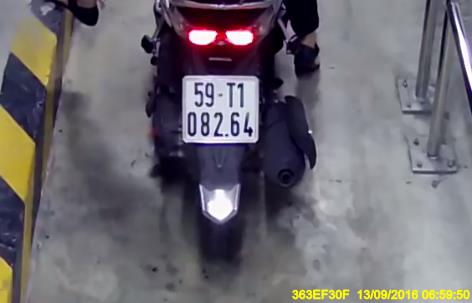
#> input picture nor_plate/0000_08244_b.jpg, 472 x 303 px
$ python -i license_plate_detect.py   (imports and definitions only)   (older library calls are emulated)
#> lines starting #> are read from the running program, lines starting #| are printed output that depends on the picture; after the words box and inside, x2 and y2 are one past the last pixel; in counts of white or black regions, pixels touching at a corner belong together
import numpy as np
import imutils
import cv2

class license_plate_detect:
    def __init__(self, minAR=1.1, maxAR=1.6, minContourArea=1000, debug=False):
        """
        This is the initialization function for a class that sets various parameters such as minimum
        aspect ratio, maximum aspect ratio, minimum contour area, and debug mode.

        :param minAR: The minimum aspect ratio of a contour that will be considered a possible license
        plate. The aspect ratio is the ratio of the width to the height of the contour's bounding box
        :param maxAR: The maximum aspect ratio allowed for a contour to be considered a valid target.
        Aspect ratio is the ratio of the width to the height of the contour's bounding box
        :param minContourArea: The minimum area of a contour (in pixels) that will be considered as a
        potential license plate region. Any contour with an area smaller than this value will be
        ignored, defaults to 1000 (optional)
        :param debug: A boolean parameter that determines whether or not to display debug information
        during the execution of the code. If set to True, the code will display additional information
        that can be useful for debugging purposes, defaults to False (optional)
        """
        self.minAR = minAR
        self.maxAR = maxAR
        self.minContourArea = minContourArea
        self.debug = debug

    def debug_imshow(self, title, image, waitKey=False):
        """
        This function displays an image with a given title if the program is in debug mode and waits for
        a keypress if specified.

        :param title: A string that will be used as the title of the window in which the image will be
        displayed
        :param image: The image to be displayed in the OpenCV window
        :param waitKey: A boolean parameter that determines whether the program should wait for a
        keypress after showing the image. If set to True, the program will wait for a keypress before
        continuing. If set to False, the program will not wait and will continue immediately, defaults
        to False (optional)
        """

        if self.debug:
            cv2.imshow(title, image)
            if waitKey:
                cv2.waitKey(0)

    def locate_license_plate_candidates(self, gray, keep=5):
        """
        This function locates license plate candidates in an image using various morphological
        operations and contour detection.

        :param gray: a grayscale image of the input image
        :param keep: The number of contours to keep after sorting them by size in descending order,
        defaults to 5 (optional)
        :return: a tuple containing the gray image and a list of contours (cnts).
        """

        # This code is performing morphological operations on the grayscale image `gray` to enhance the
        # contrast of the image and highlight potential license plate regions.
        rectKern = cv2.getStructuringElement(cv2.MORPH_RECT, (13, 5))
        blackhat = cv2.morphologyEx(gray, cv2.MORPH_BLACKHAT, rectKern)
        gray_contr = cv2.subtract(gray, blackhat)
        self.debug_imshow("Blackhat", blackhat)


        # This code is performing morphological operations on the grayscale image `gray` to enhance
        # the contrast of the image and highlight potential license plate regions.
        squareKern = cv2.getStructuringElement(cv2.MORPH_RECT, (3, 3))
        light = cv2.morphologyEx(gray, cv2.MORPH_CLOSE, squareKern)
        light = cv2.threshold(light, 0, 255, cv2.THRESH_BINARY | cv2.THRESH_OTSU)[1]

        # This code is performing edge detection on the image `blackhat` using the Sobel operator. The
        # resulting gradient image is then normalized to have pixel values between 0 and 255, and is
        # converted to an 8-bit unsigned integer format. The resulting image is displayed in a window
        # titled "Scharr" if the program is in debug mode.
        gradX = cv2.Sobel(blackhat, ddepth=cv2.CV_32F, dx=1, dy=0, ksize=-1)
        gradX = np.absolute(gradX)
        (minVal, maxVal) = (np.min(gradX), np.max(gradX))
        gradX = 255 * ((gradX - minVal) / (maxVal - minVal))
        gradX = gradX.astype("uint8")
        self.debug_imshow("Scharr", gradX)


        # This code is performing image processing operations on the gradient image `gradX`. First, a
        # Gaussian blur is applied to the image with a kernel size of (7, 7) and a sigma value of 0.
        # Then, a morphological closing operation is performed on the blurred image using a
        # rectangular kernel `rectKern`. Finally, a binary thresholding operation is applied to the
        # result using Otsu's method, and the resulting binary image is stored in the variable
        # `thresh`. The resulting image is displayed in a window titled "Grad Thresh" if the program
        # is in debug mode.
        gradX = cv2.GaussianBlur(gradX, (7, 7), 0)
        gradX = cv2.morphologyEx(gradX, cv2.MORPH_CLOSE, rectKern)
        thresh = cv2.threshold(gradX, 0, 255, cv2.THRESH_BINARY | cv2.THRESH_OTSU)[1]
        self.debug_imshow("Grad Thresh", gradX)


        # This code is performing erosion and dilation operations on the binary thresholded image
        # `thresh`. The `cv2.erode()` function is used to erode away the boundaries of the foreground
        # objects in the image, while the `cv2.dilate()` function is used to dilate the boundaries of
        # the foreground objects. These operations are performed to remove noise and fill in gaps in
        # the license plate candidates. The `iterations` parameter specifies the number of times the
        # operation should be applied. The resulting image is displayed in a window titled "Grad
        # Erode/Dilate" if the program is in debug mode.
        thresh = cv2.erode(thresh, None, iterations=2)
        thresh = cv2.dilate(thresh, None, iterations=3)
        self.debug_imshow("Grad Erode/Dilate", thresh)


        # This code is performing additional image processing operations on the binary thresholded
        # image `thresh`. First, it applies a bitwise AND operation between `thresh` and `light` to
        # remove any areas that are not illuminated. Then, it performs a dilation operation on the
        # resulting image to fill in any gaps in the license plate candidates. Finally, it performs an
        # erosion operation on the image to remove any small noise regions. The resulting image is
        # displayed in a window titled "Final" if the program is in debug mode.
        thresh = cv2.bitwise_and(thresh, thresh, mask=light)
        thresh = cv2.dilate(thresh, None, iterations=3)
        thresh = cv2.erode(thresh, None, iterations=1)
        self.debug_imshow("Final", thresh, waitKey=True)


        # This code is finding contours in the binary thresholded image `thresh` using the
        # `cv2.findContours()` function. The `cv2.RETR_EXTERNAL` flag retrieves only the external
        # contours, while the `cv2.CHAIN_APPROX_SIMPLE` flag compresses horizontal, vertical, and
        # diagonal segments and leaves only their end points. The resulting contours are then processed
        # using the `imutils.grab_contours()` function to ensure compatibility with both OpenCV 2 and
        # OpenCV 3. Finally, the contours are sorted in descending order by area using the `sorted()`
        # function and only the top `keep` contours are kept.
        cnts = cv2.findContours(thresh.copy(), cv2.RETR_EXTERNAL, cv2.CHAIN_APPROX_SIMPLE)
        cnts = imutils.grab_contours(cnts)
        cnts = sorted(cnts, key=cv2.contourArea, reverse=True)[:keep]
        return gray_contr, cnts

    def locate_license_plate(self, gray, candidates):
        """
        This function takes in a grayscale image and a list of contour candidates, filters out the
        candidates that do not meet certain size and aspect ratio requirements, and returns a list of
        remaining contour candidates that are likely to be license plates.

        :param gray: a grayscale image of the license plate region
        :param candidates: a list of contours that are potential license plate candidates in an image
        :return: a list of contours that meet certain criteria (size and aspect ratio) from a list of
        candidate contours.
        """
        lpCnt = []

        # This code is displaying the potential license plate candidates on the input image if the
        # program is in debug mode. It converts the grayscale image `gray` to a BGR image `img_BGR`
        # using the `cv2.cvtColor()` function, and then draws the contours of the potential license
        # plate candidates on the image using the `cv2.drawContours()` function. The resulting image
        # is then displayed in a window titled "Candidates" using the `self.debug_imshow()` function.
        if self.debug:
            img_BGR = cv2.cvtColor(gray, cv2.COLOR_GRAY2BGR)
            cnts = cv2.drawContours(img_BGR.copy(), candidates, -1, (0, 255, 0), 2)
            self.debug_imshow("Candidates", cnts)

        # This code is iterating through a list of contour candidates and calculating the aspect ratio
        # of each contour using its bounding rectangle dimensions. It then checks if the aspect ratio
        # falls within a certain range (`self.minAR` to `self.maxAR`) and if the area of the contour
        # is greater than a certain threshold (`self.minContourArea`). If the contour meets these
        # criteria, it is added to a list of remaining contour candidates (`lpCnt`).
        for c in candidates:
            # tính toán kích thước của contour
            (x, y, w, h) = cv2.boundingRect(c)
            ar = w / float(h)

            if self.minAR <= ar <= self.maxAR and w * h > self.minContourArea:
                lpCnt.append(c)

        return lpCnt

    def crop(self, image):
        """
        This function crops the license plate region from an input image and returns the cropped region
        as well as the coordinates of the license plate contour.

        :param image: The input image from which license plate needs to be cropped
        :return: two lists: lpCnt and ROI_list. lpCnt contains the contours of the located license
        plate(s) in the input image, while ROI_list contains the cropped and resized license plate
        image(s).
        """
        # The above code is performing the following operations:
        # 1. Converting an input image from BGR color space to grayscale using OpenCV's cv2.cvtColor()
        # function.
        # 2. Locating potential license plate candidates in the grayscale image using a custom
        # function called locate_license_plate_candidates().
        # 3. Locating the actual license plate contour in the grayscale image using a custom function
        # called locate_license_plate().
        # 4. If no license plate contour is found, the function returns empty lists for both the
        # license plate contour and the license plate candidates.
        gray = cv2.cvtColor(image, cv2.COLOR_BGR2GRAY)
        gray, candidates = self.locate_license_plate_candidates(gray)
        lpCnt = self.locate_license_plate(gray, candidates)
        if len(lpCnt) == 0:
            return [], []

        ROI_list = []
        # The above code is iterating through a list of contours stored in the variable `lpCnt`. For
        # each contour, it is finding the minimum area rectangle that can enclose the contour using
        # the `cv2.minAreaRect()` function. Then, it is finding the four corner points of the
        # rectangle using the `cv2.boxPoints()` function and converting them to integers using
        # `np.int0()`. The resulting points can be used to draw the rectangle around the contour.
        for i in lpCnt:
            rect = cv2.minAreaRect(i)
            box = cv2.boxPoints(rect)
            box = np.int0(box)

            # The above code is calculating the center and size of a rotated rectangle (specified by
            # the variable "rect") that encloses a set of points (specified by the variable "box"). It
            # first extracts the width and height of the rectangle from the "rect" variable. Then, it
            # finds the minimum and maximum x and y coordinates of the points in "box" to determine
            # the bounding box of the points. It also adjusts the angle of the rectangle if it is
            # greater than 45 degrees. Finally, it calculates the center and size of the rectangle
            # using the bounding box coordinates.
            W = rect[1][0]
            H = rect[1][1]

            Xs = [i[0] for i in box]
            Ys = [i[1] for i in box]
            x1 = min(Xs)
            x2 = max(Xs)
            y1 = min(Ys)
            y2 = max(Ys)

            angle = rect[2]
            if angle > 45:
                angle -= 90

            # The above code is performing image processing operations using OpenCV library in Python.
            # It is taking an input image and performing the following operations:
            # 1. Finding the center and size of a rectangle defined by two points (x1, y1) and (x2,
            # y2).
            # 2. Applying rotation to the rectangle by a given angle.
            # 3. Cropping the rotated rectangle from the input image.
            # 4. Resizing the cropped image to a fixed width of 200 pixels.
            # 5. Adding the resized image to a list of ROI (Region of Interest) images.
            center = ((x1 + x2) / 2, (y1 + y2) / 2)
            size = (x2 - x1, y2 - y1)
            M = cv2.getRotationMatrix2D((size[0] / 2, size[1] / 2), angle, 1.0)
            cropped = cv2.getRectSubPix(gray, size, center)
            cropped = cv2.warpAffine(cropped, M, size)
            croppedW = H if H > W else W
            croppedH = H if H < W else W
            ROI = cv2.getRectSubPix(cropped, (int(croppedW), int(croppedH)), (size[0] / 2, size[1] / 2))
            ROI = imutils.resize(ROI, width=200)
            ROI_list.append(ROI)
        return lpCnt, ROI_list

>>> import cv2
>>> picture = cv2.imread('nor_plate/0000_08244_b.jpg')
#> picture is the input picture: shape (303, 472, 3); mean B, G, R 112.4, 105.8, 109.7
>>> result = license_plate_detect().crop(picture)
#> in locate_license_plate_candidates, `gray_contr = cv2.subtract(gray, blackhat)`:
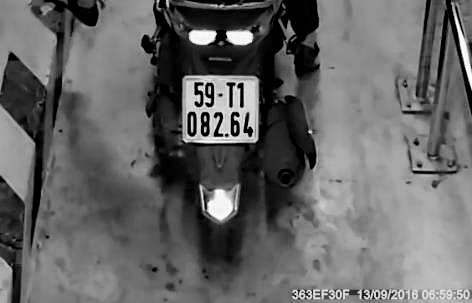
#> gray_contr: shape (303, 472); min 0, max 255, mean 102.3
#> in locate_license_plate_candidates, `light = cv2.threshold(light, 0, 255, cv2.THRESH_BINARY | cv2.THRESH_OT..`:
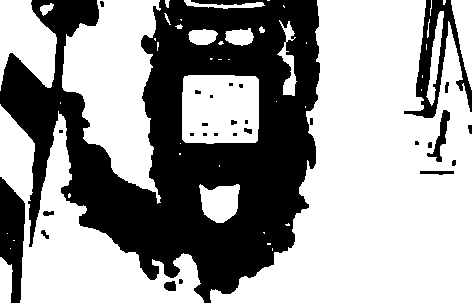
#> light: shape (303, 472); 61.7% white; 29 black regions (12 under 20 px), largest, box (x1, y1, x2, y2) and area: (0, 0, 320, 303) 49057, (404, 0, 472, 118) 2521, (0, 177, 25, 303) 2133
#> in locate_license_plate_candidates, `gradX = cv2.Sobel(blackhat, ddepth=cv2.CV_32F, dx=1, dy=0, ksize=-1)`:
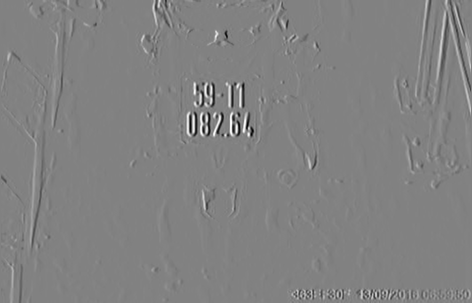
#> gradX: shape (303, 472) float32; min -2944, max 2831, mean 1.1; drawn with min black and max white
#> in locate_license_plate_candidates, `gradX = np.absolute(gradX)`:
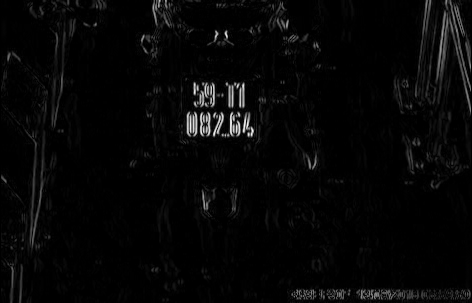
#> gradX: shape (303, 472) float32; min 0, max 2944, mean 79; drawn with min black and max white
#> in locate_license_plate_candidates, `(minVal, maxVal) = (np.min(gradX), np.max(gradX))`: minVal = 0; maxVal = 2944
#> in locate_license_plate_candidates, `thresh = cv2.threshold(gradX, 0, 255, cv2.THRESH_BINARY | cv2.THRESH_O..`: thresh: shape (303, 472); 4.8% white; 26 white regions (13 under 20 px), largest, box (x1, y1, x2, y2) and area: (185, 82, 255, 138) 3029, (423, 0, 472, 113) 1969, (358, 290, 425, 299) 434
#> in locate_license_plate_candidates, `thresh = cv2.erode(thresh, None, iterations=2)`: thresh: shape (303, 472); 2.9% white; 10 white regions (2 under 20 px), largest, box (x1, y1, x2, y2) and area: (187, 84, 253, 135) 2366, (439, 7, 472, 109) 1214, (361, 292, 410, 297) 168
#> in locate_license_plate_candidates, `thresh = cv2.dilate(thresh, None, iterations=3)`: thresh: shape (303, 472); 5.2% white; 9 white regions, largest, box (x1, y1, x2, y2) and area: (184, 81, 256, 138) 3362, (424, 0, 472, 112) 2186, (358, 289, 413, 300) 528
#> in locate_license_plate_candidates, `thresh = cv2.bitwise_and(thresh, thresh, mask=light)`: thresh: shape (303, 472); 4.1% white; 20 white regions (4 under 20 px), largest, box (x1, y1, x2, y2) and area: (184, 81, 256, 138) 3168, (451, 0, 472, 90) 627, (358, 289, 413, 300) 528
#> in locate_license_plate_candidates, `thresh = cv2.dilate(thresh, None, iterations=3)`: thresh: shape (303, 472); 7.6% white; 10 white regions, largest, box (x1, y1, x2, y2) and area: (181, 78, 259, 141) 4320, (433, 0, 472, 115) 2804, (355, 286, 416, 303) 960
#> in locate_license_plate_candidates, `thresh = cv2.erode(thresh, None, iterations=1)`:
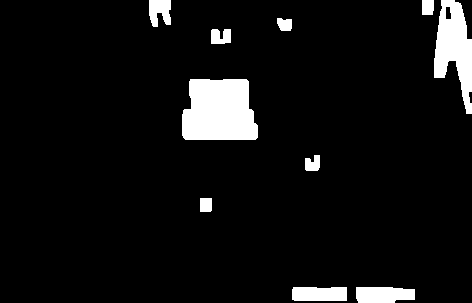
#> thresh: shape (303, 472); 6.7% white; 10 white regions
#> in locate_license_plate_candidates, `cnts = cv2.findContours(thresh.copy(), cv2.RETR_EXTERNAL, cv2.CHAIN_AP..`: cnts = 10 contours; largest, box (x1, y1, x2, y2) and area: (182, 79, 258, 140) 3908, (434, 0, 472, 114) 2408, (356, 287, 415, 303) 774, (292, 287, 347, 301) 685, (149, 0, 171, 27) 407
#> in locate_license_plate_candidates, `cnts = sorted(cnts, key=cv2.contourArea, reverse=True)[:keep]`: cnts = 5 contours; box (x1, y1, x2, y2) and area: (182, 79, 258, 140) 3908, (434, 0, 472, 114) 2408, (356, 287, 415, 303) 774, (292, 287, 347, 301) 685, (149, 0, 171, 27) 407
#> in crop, `gray, candidates = self.locate_license_plate_candidates(gray)`: candidates has the same summary as cnts in locate_license_plate_candidates
#> the loop in locate_license_plate, `for c in candidates:` made 5 passes
#> (x, y, w, h, ar) on passes 1 to 5: (182, 79, 76, 61, 1.25), (434, 0, 38, 114, 0.333), (356, 287, 59, 16, 3.69), (292, 287, 55, 14, 3.93), (149, 0, 22, 27, 0.815)
#> after the loop in locate_license_plate, `for c in candidates:`: lpCnt = 1 contour; box (x1, y1, x2, y2) and area: (182, 79, 258, 140) 3908
#> the loop in crop, `for i in lpCnt:` made 1 pass
#> (rect, box, W, H, Xs, Ys, x1, x2) on pass 1: (((219.5, 109), (60, 75), -90), [[257, 139], [182, 139], [182, 79], [257, 79]], 60, 75, [257, 182, 182, 257], [139, 139, 79, 79], 182, 257)
#> pass 1, in crop, `cropped = cv2.warpAffine(cropped, M, size)`:
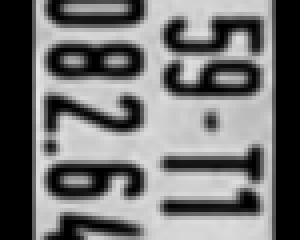
#> cropped: shape (60, 75) (shown 4 times larger); min 0, max 230, mean 113
#> pass 1, in crop, `ROI = imutils.resize(ROI, width=200)`:
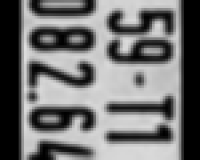
#> ROI: shape (160, 200); min 0, max 222, mean 113.2
#> after the loop in crop, `for i in lpCnt:`: ROI_list = 1 item

$ run again, on nor_plate/0043_01757_b.jpg
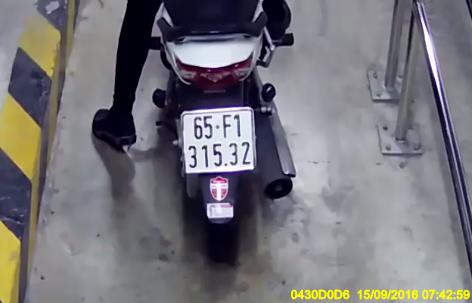
#> input picture nor_plate/0043_01757_b.jpg, 472 x 303 px
#> picture is the input picture: shape (303, 472, 3); mean B, G, R 121.8, 116.2, 117.6
#> in locate_license_plate_candidates, `light = cv2.threshold(light, 0, 255, cv2.THRESH_BINARY | cv2.THRESH_OT..`:
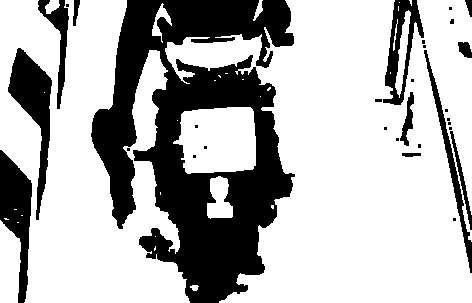
#> light: shape (303, 472); 70.5% white; 31 black regions (18 under 20 px), largest, box (x1, y1, x2, y2) and area: (91, 0, 295, 303) 31795, (8, 48, 52, 220) 2772, (0, 150, 32, 303) 2602
#> minVal = 0; maxVal = 3087
#> in locate_license_plate_candidates, `cnts = cv2.findContours(thresh.copy(), cv2.RETR_EXTERNAL, cv2.CHAIN_AP..`: cnts = 19 contours, 1 with area under 20; largest, box (x1, y1, x2, y2) and area: (184, 105, 258, 172) 3890, (424, 63, 472, 276) 3674, (289, 287, 415, 303) 1697, (402, 0, 432, 64) 1044, (243, 30, 277, 77) 957
#> in locate_license_plate_candidates, `cnts = sorted(cnts, key=cv2.contourArea, reverse=True)[:keep]`: cnts = 5 contours; box (x1, y1, x2, y2) and area: (184, 105, 258, 172) 3890, (424, 63, 472, 276) 3674, (289, 287, 415, 303) 1697, (402, 0, 432, 64) 1044, (243, 30, 277, 77) 957
#> candidates has the same summary as cnts in locate_license_plate_candidates
#> the loop in locate_license_plate, `for c in candidates:` made 5 passes
#> (x, y, w, h, ar) on passes 1 to 5: (184, 105, 74, 67, 1.1), (424, 63, 48, 213, 0.225), (289, 287, 126, 16, 7.88), (402, 0, 30, 64, 0.469), (243, 30, 34, 47, 0.723)
#> after the loop in locate_license_plate, `for c in candidates:`: lpCnt = 1 contour; box (x1, y1, x2, y2) and area: (184, 105, 258, 172) 3890
#> the loop in crop, `for i in lpCnt:` made 1 pass
#> (rect, box, W, H, Xs, Ys, x1, x2) on pass 1: (((220.2, 138.8), (74.69, 62.29), -5.19), [[185, 173], [180, 111], [254, 104], [260, 166]], 74.69, 62.29, [185, 180, 254, 260], [173, 111, 104, 166], 180, 260)
#> pass 1, in crop, `ROI = imutils.resize(ROI, width=200)`:
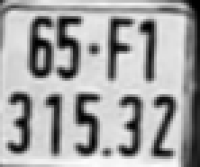
#> ROI: shape (167, 200); min 0, max 252, mean 164.6
#> after the loop in crop, `for i in lpCnt:`: ROI_list = 1 item

$ run again, on nor_plate/0048_01689_b.jpg
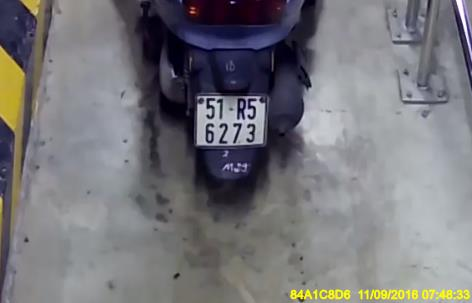
#> input picture nor_plate/0048_01689_b.jpg, 472 x 303 px
#> picture is the input picture: shape (303, 472, 3); mean B, G, R 122.5, 118.2, 118.8
#> in locate_license_plate_candidates, `light = cv2.threshold(light, 0, 255, cv2.THRESH_BINARY | cv2.THRESH_OT..`:
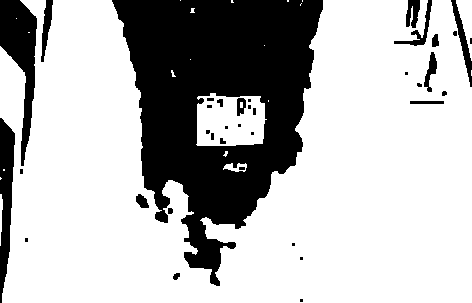
#> light: shape (303, 472); 72.3% white; 37 black regions (17 under 20 px), largest, box (x1, y1, x2, y2) and area: (112, 0, 323, 286) 32632, (0, 0, 37, 166) 2803, (0, 118, 15, 303) 1737
#> minVal = 0; maxVal = 2985
#> in locate_license_plate_candidates, `cnts = cv2.findContours(thresh.copy(), cv2.RETR_EXTERNAL, cv2.CHAIN_AP..`: cnts = 10 contours; largest, box (x1, y1, x2, y2) and area: (195, 95, 271, 147) 3082, (291, 287, 427, 303) 1709, (450, 7, 472, 90) 1112, (17, 113, 35, 171) 622, (224, 161, 247, 173) 200
#> in locate_license_plate_candidates, `cnts = sorted(cnts, key=cv2.contourArea, reverse=True)[:keep]`: cnts = 5 contours; box (x1, y1, x2, y2) and area: (195, 95, 271, 147) 3082, (291, 287, 427, 303) 1709, (450, 7, 472, 90) 1112, (17, 113, 35, 171) 622, (224, 161, 247, 173) 200
#> candidates has the same summary as cnts in locate_license_plate_candidates
#> the loop in locate_license_plate, `for c in candidates:` made 5 passes
#> (x, y, w, h, ar) on passes 1 to 5: (195, 95, 76, 52, 1.46), (291, 287, 136, 16, 8.5), (450, 7, 22, 83, 0.265), (17, 113, 18, 58, 0.31), (224, 161, 23, 12, 1.92)
#> after the loop in locate_license_plate, `for c in candidates:`: lpCnt = 1 contour; box (x1, y1, x2, y2) and area: (195, 95, 271, 147) 3082
#> the loop in crop, `for i in lpCnt:` made 1 pass
#> (rect, box, W, H, Xs, Ys, x1, x2) on pass 1: (((232.5, 120.5), (51, 75), -90), [[270, 146], [195, 146], [195, 95], [270, 95]], 51, 75, [270, 195, 195, 270], [146, 146, 95, 95], 195, 270)
#> pass 1, in crop, `ROI = imutils.resize(ROI, width=200)`:
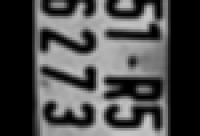
#> ROI: shape (136, 200); min 0, max 200, mean 74.2
#> after the loop in crop, `for i in lpCnt:`: ROI_list = 1 item
